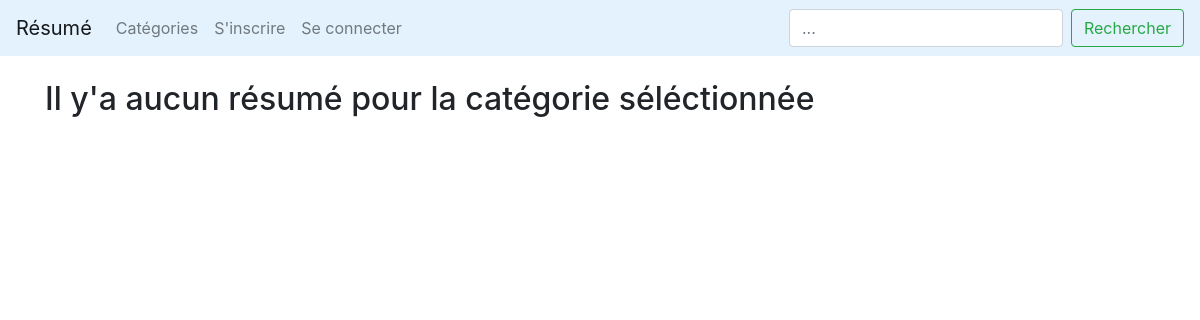
Before: /categorie/django-python/ with the older database file.
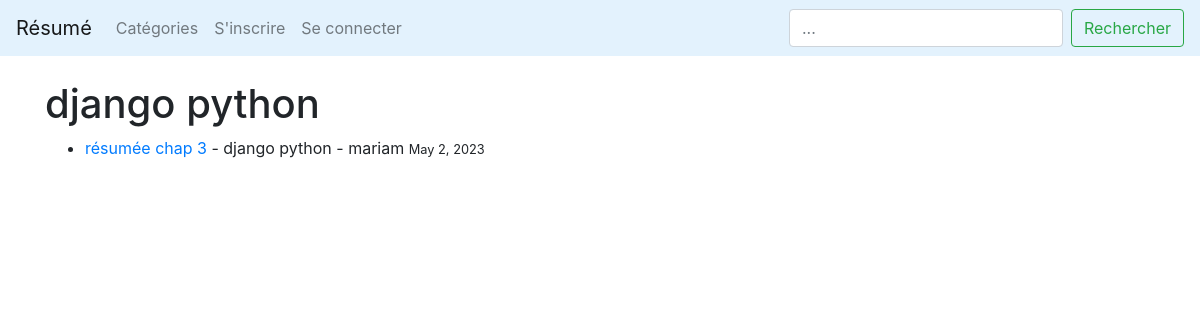
After: the same page with the newer database file.
### LeBlog/models.py (models this page shows, shortened)
class Post(models.Model):
        title = models.CharField(max_length=255)
        header_image = models.ImageField(null=True, blank=True, upload_to="images/")
        title_tag = models.CharField(max_length=255)
        author = models.ForeignKey(User, on_delete=models.CASCADE)
        body = RichTextField(blank=True, null=True)
        post_date = models.DateField(auto_now_add=True)
        categorie = models.CharField(max_length=255)
        snippet = models.CharField(max_length=255, default='coding')
        likes = models.ManyToManyField(User, related_name='resumee')

### LeBlog/views.py (the view)
# urls.py: path('categorie/<str:cats>/', CategoryView, name='categorie'),
def CategoryView(request, cats):
    categorie_posts = Post.objects.filter(categorie=cats.replace('-', ' '))
    return render(request, 'categories.html', {'cats': cats.replace('-', ' '), 'categorie_posts': categorie_posts})

### LeBlog/templates/categories.html (shortened to what this page needs)
{% extends 'base.html' %}
{% block content %}
{% if categorie_posts %}
<h1>{{ cats }}</h1>
<ul>
{% for post in categorie_posts %}
    <li> <a href="{% url 'post-details' post.pk %}">{{post.title}}</a> - {{post.categorie}} - {{post.author}} <small>{{ post.post_date }}</small>
{%endfor%}
</ul>
{% else %}
<h2>Il y'a aucun résumé pour la catégorie séléctionnée</h2>
{%endif%}
{% endblock %}

Changed rows visible on the page:
added Post: categorie "django python", title "résumée chap 3", author "mariam", post_date "May 2, 2023"
Other visible differences:
text no longer shown: "Il y'a aucun résumé pour la catégorie séléctionnée"
